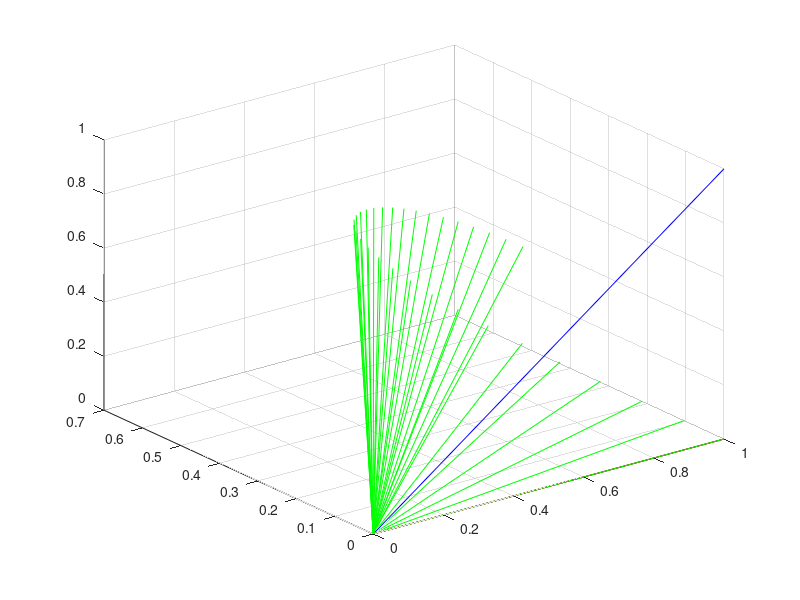

Recreate this plot in MATLAB.
n = [1 0 1]
zero = [0 0 0]
rotatething = [1 0 0]

line_origin = cat(1,n,zero)
line_origin1 = cat(1,rotatething,zero)

plot3(line_origin(:,1),line_origin(:,2),line_origin(:,3),"b") 
hold on
plot3(line_origin1(:,1),line_origin1(:,2),line_origin1(:,3),"r") 
grid on
hold on
theta_sum = 0:0.1:pi()

for i = 1:(numel(theta_sum))
    theta = theta_sum(i)
    rotatex = [(n(1)^2)*(1-cos(theta))+cos(theta) n(1)*n(2)*(1-cos(theta))+n(3)*sin(theta) n(1)*n(3)*(1-cos(theta))-n(2)*sin(theta)]
    rotatey = [n(1)*n(2)*(1-cos(theta))-n(2)*sin(theta) n(2)*n(2)*(1-cos(theta))+cos(theta) n(2)*n(3)*(1-cos(theta))+n(1)*sin(theta)]
    rotatez = [n(1)*n(3)*(1-cos(theta))+n(3)*sin(theta) n(2)*n(3)*(1-cos(theta))-n(1)*sin(theta) n(3)*n(3)*(1-cos(theta))+cos(theta)]

    rotate = [rotatex;rotatey;rotatez]
    
    final_matrix = rotatething*rotate
    final_matrix = final_matrix/sqrt(sum(final_matrix.^2))
    final_line = cat(1,final_matrix, zero)
    plot3(final_line(:,1),final_line(:,2),final_line(:,3),"g") 
    hold on
    pause(.01)
end
hold off


